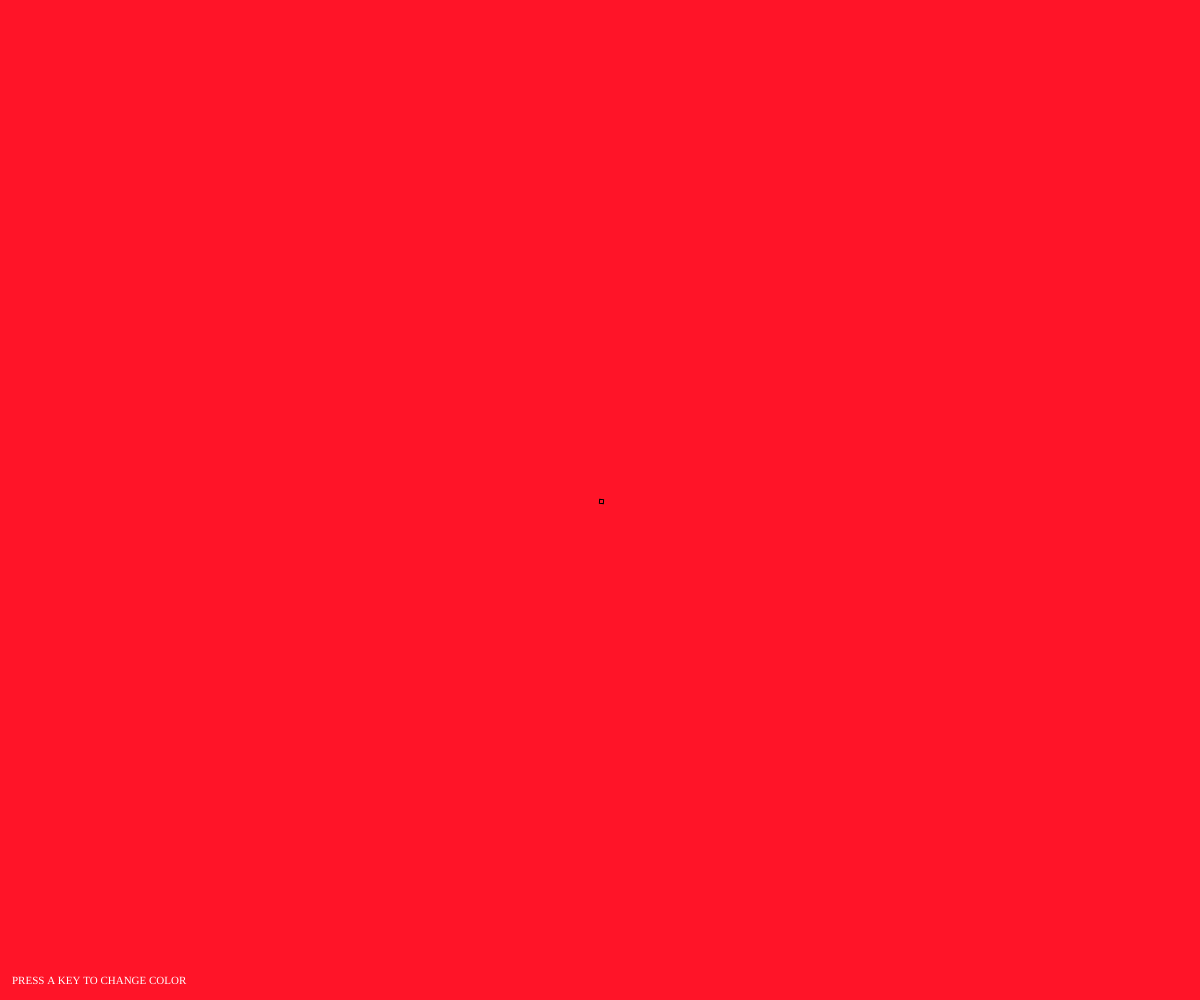
Frame 1 (no input)
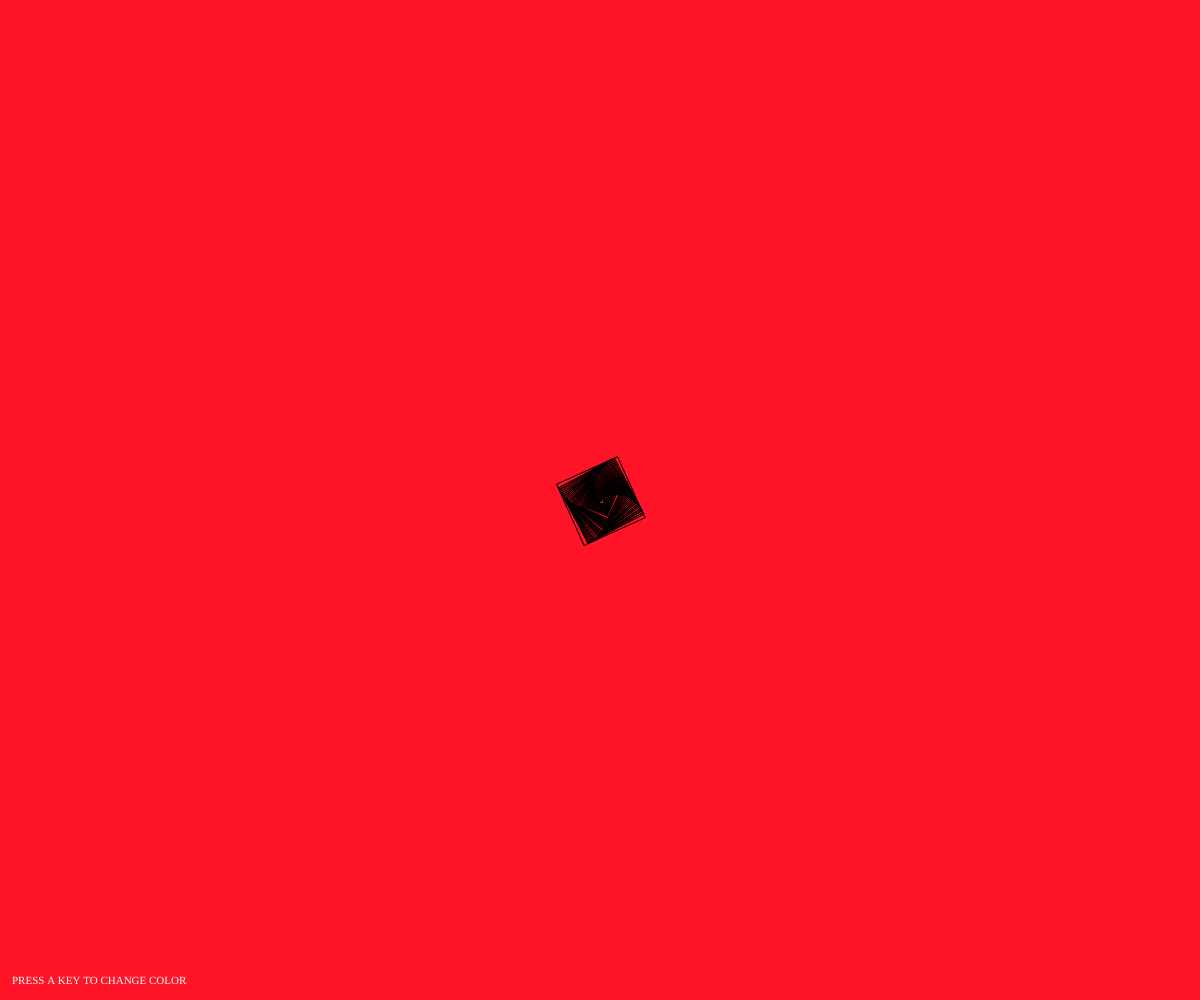
Frame 60 (no input)
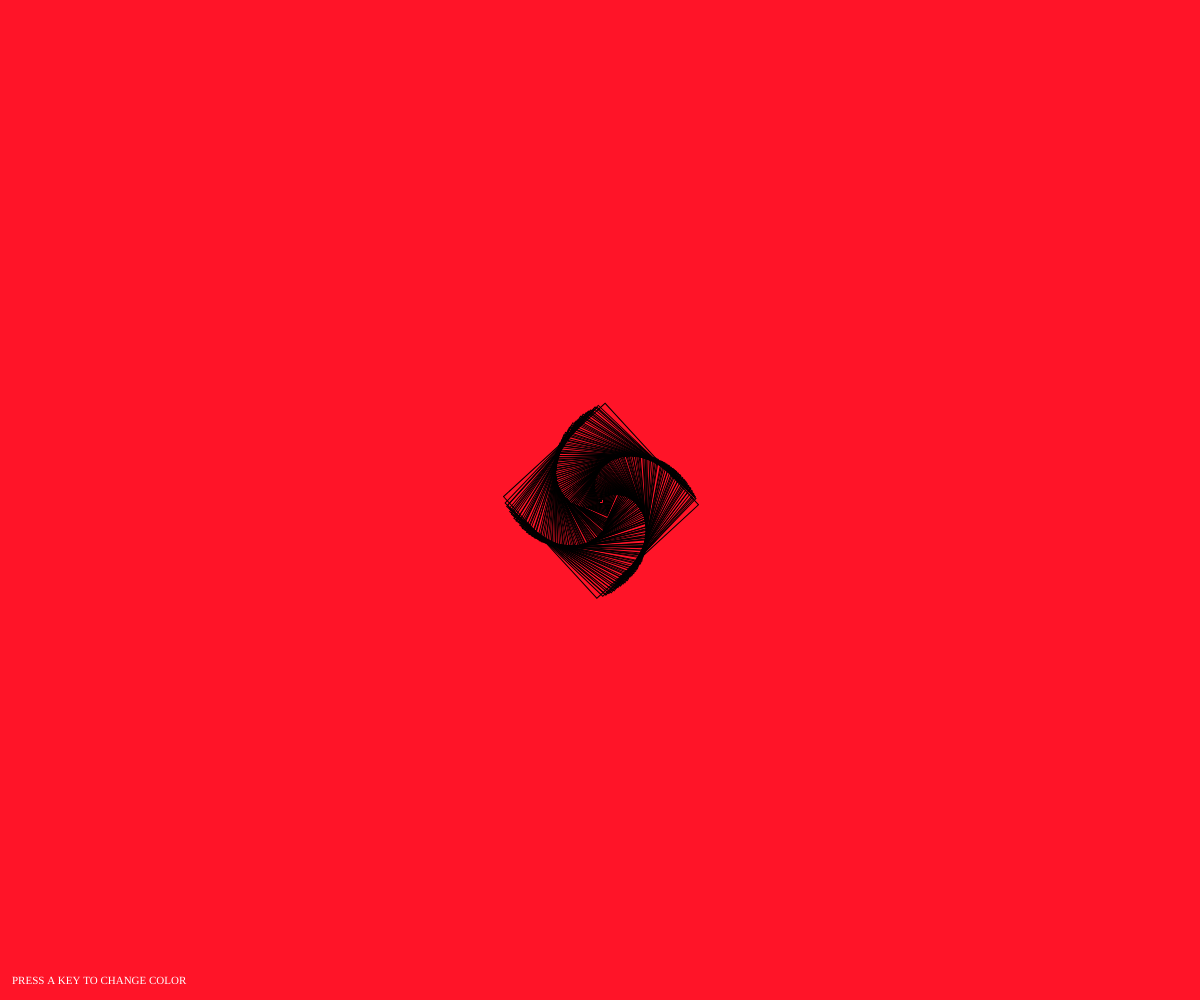
Frame 120 (the mouse pressed at the canvas centre since frame 60)

The p5.js sketch that drew these frames (run headless with seeded random() and noise() and a simulated clock; from frame 60 on, the mouse is pressed at the canvas centre):

// p5.js sketch
// ── sketch.js
var x = 1;
var divCounter = 0;

function preload() {}

function setup() {
  createCanvas(windowWidth, windowHeight);

  frameRate(60);

  background(255, 20, 40);

  //text
  noStroke();
  fill("white");
  textFont("Work Sans");
  textSize(11);
  text("PRESS A KEY TO CHANGE COLOR",12,windowHeight-16);
}

function draw() {
  var counter = 0;
  var box;
  var boxSize = x * (frameCount ^ 2); //set box size

  if (windowWidth > windowHeight) {
    counter = windowWidth;
    if ((counter > boxSize) && (boxSize / (sqrt(2)) < windowHeight /2)) {
      box = createElement("div", ""); //create box
      box.class("a" + divCounter); //add class
      box.style("border", "1px solid black"); //box border
      box.style("z-index", frameCount); //put each box over the previous box
      box.position((windowWidth - boxSize) / 2, (windowHeight - boxSize) / 2); //center box
      box.size(boxSize, boxSize); //box size
      box.style("transform", "rotate(" + boxSize + "deg)"); //rotate box
      x = x * 1.001; //increase box size
      box.style("transition", "border 1s ease-out"); //smooth transition
      divCounter++;
    }

  } else {
    counter = windowHeight;
    if ((counter > boxSize) && (boxSize / (sqrt(2)) < windowWidth /2)) {
      box = createElement("div", ""); //create box
      box.class("a" + divCounter); //add class
      box.style("border", "1px solid black"); //box border
      box.style("z-index", frameCount); //put each box over the previous box
      box.position((windowWidth - boxSize) / 2, (windowHeight - boxSize) / 2); //center box
      box.size(boxSize, boxSize); //box size
      box.style("transform", "rotate(" + boxSize + "deg)"); //rotate box
      x = x * 1.001; //increase box size
      box.style("transition", "border 0.25s ease"); //smooth transition
      divCounter++;
    }
  }
}

function keyPressed() {
  for (var i = 0; i < divCounter; i++) {
    select(".a" + i).style("border", "1px solid white"); //change boxes color
  }
}

// window resized ---> restart animation
function windowResized() {
  for (var i = 0; i < divCounter; i++) {
    select(".a" + i).style("display", "none"); //hide old boxes
  }
  background(255, 20, 40);
  setup();
  frameCount = 0;
  draw();
}
